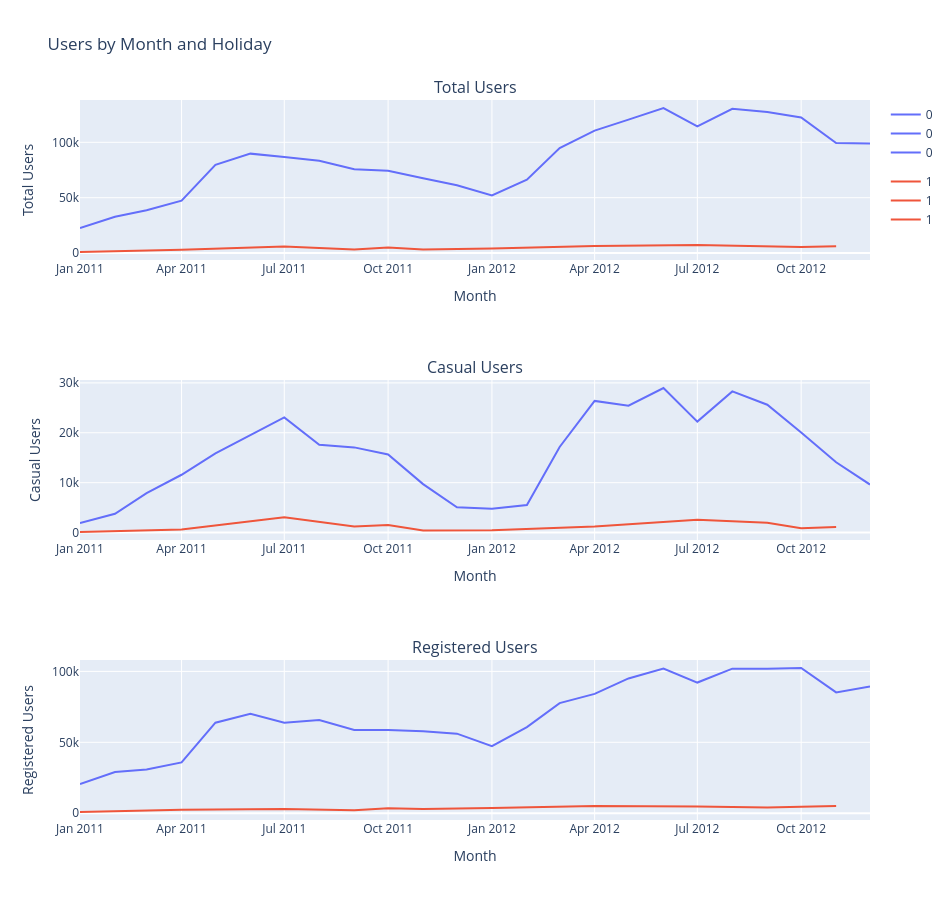

Notebook cell for this chart:
### Code cell
#Create subplots
fig = make_subplots(rows=3, cols=1, shared_xaxes=False,
                    subplot_titles=("Total Users", "Casual Users", "Registered Users"))

#Total Users
fig_total = px.line(df_monthly_holiday, x="year_month", y="count", color="holiday")
for trace in fig_total.data:
    fig.add_trace(trace, row=1, col=1)

#Casual Users
fig_casual = px.line(df_monthly_holiday, x="year_month", y="casual", color="holiday")
for trace in fig_casual.data:
    fig.add_trace(trace, row=2, col=1)

#Registered Users
fig_registered = px.line(df_monthly_holiday, x="year_month", y="registered", color="holiday")
for trace in fig_registered.data:
    fig.add_trace(trace, row=3, col=1)

for i in range(1, 4):
    fig.update_xaxes(title_text="Month", row=i, col=1)

fig.update_yaxes(title_text="Total Users", row=1, col=1)
fig.update_yaxes(title_text="Casual Users", row=2, col=1)
fig.update_yaxes(title_text="Registered Users", row=3, col=1)

fig.update_layout(
    height=900,
    width=950,
    title_text="Users by Month and Holiday",
    legend=dict(
        orientation="v",
        x=1.02,   
        y=1,
        xanchor="left",
        yanchor="top"
    )
)

fig.show()

### Figure 1 — Plotly figure (JSON) as saved in the notebook; plotly's stock layout.template omitted (floating-point values rounded to 4 significant figures)
{"data": [{"hovertemplate": "holiday=0<br>year_month=%{x}<br>count=%{y}<extra></extra>", "legendgroup": "0", "line": {"color": "#636efa", "dash": "solid"}, "marker": {"symbol": "circle"}, "mode": "lines", "name": "0", "orientation": "v", "showlegend": true, "type": "scatter", "x": ["2011-01-01T00:00:00.000000000", "2011-02-01T00:00:00.000000000", "2011-03-01T00:00:00.000000000", "2011-04-01T00:00:00.000000000", "2011-05-01T00:00:00.000000000", "2011-06-01T00:00:00.000000000", "2011-07-01T00:00:00.000000000", "2011-08-01T00:00:00.000000000", "2011-09-01T00:00:00.000000000", "2011-10-01T00:00:00.000000000", "2011-11-01T00:00:00.000000000", "2011-12-01T00:00:00.000000000", "2012-01-01T00:00:00.000000000", "2012-02-01T00:00:00.000000000", "2012-03-01T00:00:00.000000000", "2012-04-01T00:00:00.000000000", "2012-05-01T00:00:00.000000000", "2012-06-01T00:00:00.000000000", "2012-07-01T00:00:00.000000000", "2012-08-01T00:00:00.000000000", "2012-09-01T00:00:00.000000000", "2012-10-01T00:00:00.000000000", "2012-11-01T00:00:00.000000000", "2012-12-01T00:00:00.000000000"], "xaxis": "x", "y": [22552, 32844, 38735, 47391, 79713, 89776, 86805, 83296, 75753, 74405, 67521, 61183, 52083, 66269, 94766, 110515, 120434, 130957, 114366, 130220, 127391, 122434, 99282, 98977], "yaxis": "y"}, {"hovertemplate": "holiday=1<br>year_month=%{x}<br>count=%{y}<extra></extra>", "legendgroup": "1", "line": {"color": "#EF553B", "dash": "solid"}, "marker": {"symbol": "circle"}, "mode": "lines", "name": "1", "orientation": "v", "showlegend": true, "type": "scatter", "x": ["2011-01-01T00:00:00.000000000", "2011-04-01T00:00:00.000000000", "2011-07-01T00:00:00.000000000", "2011-09-01T00:00:00.000000000", "2011-10-01T00:00:00.000000000", "2011-11-01T00:00:00.000000000", "2012-01-01T00:00:00.000000000", "2012-04-01T00:00:00.000000000", "2012-07-01T00:00:00.000000000", "2012-09-01T00:00:00.000000000", "2012-10-01T00:00:00.000000000", "2012-11-01T00:00:00.000000000"], "xaxis": "x", "y": [1000, 3126, 6043, 3351, 5117, 3368, 4249, 6370, 7403, 6034, 5478, 6269], "yaxis": "y"}, {"hovertemplate": "holiday=0<br>year_month=%{x}<br>casual=%{y}<extra></extra>", "legendgroup": "0", "line": {"color": "#636efa", "dash": "solid"}, "marker": {"symbol": "circle"}, "mode": "lines", "name": "0", "orientation": "v", "showlegend": true, "type": "scatter", "x": ["2011-01-01T00:00:00.000000000", "2011-02-01T00:00:00.000000000", "2011-03-01T00:00:00.000000000", "2011-04-01T00:00:00.000000000", "2011-05-01T00:00:00.000000000", "2011-06-01T00:00:00.000000000", "2011-07-01T00:00:00.000000000", "2011-08-01T00:00:00.000000000", "2011-09-01T00:00:00.000000000", "2011-10-01T00:00:00.000000000", "2011-11-01T00:00:00.000000000", "2011-12-01T00:00:00.000000000", "2012-01-01T00:00:00.000000000", "2012-02-01T00:00:00.000000000", "2012-03-01T00:00:00.000000000", "2012-04-01T00:00:00.000000000", "2012-05-01T00:00:00.000000000", "2012-06-01T00:00:00.000000000", "2012-07-01T00:00:00.000000000", "2012-08-01T00:00:00.000000000", "2012-09-01T00:00:00.000000000", "2012-10-01T00:00:00.000000000", "2012-11-01T00:00:00.000000000", "2012-12-01T00:00:00.000000000"], "xaxis": "x2", "y": [1891, 3776, 7910, 11587, 15865, 19600, 23080, 17580, 17075, 15645, 9715, 5079, 4783, 5521, 17146, 26386, 25420, 28974, 22240, 28290, 25625, 20054, 14101, 9621], "yaxis": "y2"}, {"hovertemplate": "holiday=1<br>year_month=%{x}<br>casual=%{y}<extra></extra>", "legendgroup": "1", "line": {"color": "#EF553B", "dash": "solid"}, "marker": {"symbol": "circle"}, "mode": "lines", "name": "1", "orientation": "v", "showlegend": true, "type": "scatter", "x": ["2011-01-01T00:00:00.000000000", "2011-04-01T00:00:00.000000000", "2011-07-01T00:00:00.000000000", "2011-09-01T00:00:00.000000000", "2011-10-01T00:00:00.000000000", "2011-11-01T00:00:00.000000000", "2012-01-01T00:00:00.000000000", "2012-04-01T00:00:00.000000000", "2012-07-01T00:00:00.000000000", "2012-09-01T00:00:00.000000000", "2012-10-01T00:00:00.000000000", "2012-11-01T00:00:00.000000000"], "xaxis": "x2", "y": [117, 642, 3065, 1236, 1514, 440, 461, 1198, 2562, 1965, 874, 1097], "yaxis": "y2"}, {"hovertemplate": "holiday=0<br>year_month=%{x}<br>registered=%{y}<extra></extra>", "legendgroup": "0", "line": {"color": "#636efa", "dash": "solid"}, "marker": {"symbol": "circle"}, "mode": "lines", "name": "0", "orientation": "v", "showlegend": true, "type": "scatter", "x": ["2011-01-01T00:00:00.000000000", "2011-02-01T00:00:00.000000000", "2011-03-01T00:00:00.000000000", "2011-04-01T00:00:00.000000000", "2011-05-01T00:00:00.000000000", "2011-06-01T00:00:00.000000000", "2011-07-01T00:00:00.000000000", "2011-08-01T00:00:00.000000000", "2011-09-01T00:00:00.000000000", "2011-10-01T00:00:00.000000000", "2011-11-01T00:00:00.000000000", "2011-12-01T00:00:00.000000000", "2012-01-01T00:00:00.000000000", "2012-02-01T00:00:00.000000000", "2012-03-01T00:00:00.000000000", "2012-04-01T00:00:00.000000000", "2012-05-01T00:00:00.000000000", "2012-06-01T00:00:00.000000000", "2012-07-01T00:00:00.000000000", "2012-08-01T00:00:00.000000000", "2012-09-01T00:00:00.000000000", "2012-10-01T00:00:00.000000000", "2012-11-01T00:00:00.000000000", "2012-12-01T00:00:00.000000000"], "xaxis": "x3", "y": [20661, 29068, 30825, 35804, 63848, 70176, 63725, 65716, 58678, 58760, 57806, 56104, 47300, 60748, 77620, 84129, 95014, 101983, 92126, 101930, 101766, 102380, 85181, 89356], "yaxis": "y3"}, {"hovertemplate": "holiday=1<br>year_month=%{x}<br>registered=%{y}<extra></extra>", "legendgroup": "1", "line": {"color": "#EF553B", "dash": "solid"}, "marker": {"symbol": "circle"}, "mode": "lines", "name": "1", "orientation": "v", "showlegend": true, "type": "scatter", "x": ["2011-01-01T00:00:00.000000000", "2011-04-01T00:00:00.000000000", "2011-07-01T00:00:00.000000000", "2011-09-01T00:00:00.000000000", "2011-10-01T00:00:00.000000000", "2011-11-01T00:00:00.000000000", "2012-01-01T00:00:00.000000000", "2012-04-01T00:00:00.000000000", "2012-07-01T00:00:00.000000000", "2012-09-01T00:00:00.000000000", "2012-10-01T00:00:00.000000000", "2012-11-01T00:00:00.000000000"], "xaxis": "x3", "y": [883, 2484, 2978, 2115, 3603, 2928, 3788, 5172, 4841, 4069, 4604, 5172], "yaxis": "y3"}], "layout": {"annotations": [{"font": {"size": 16}, "showarrow": false, "text": "Total Users", "x": 0.5, "xanchor": "center", "xref": "paper", "y": 1, "yanchor": "bottom", "yref": "paper"}, {"font": {"size": 16}, "showarrow": false, "text": "Casual Users", "x": 0.5, "xanchor": "center", "xref": "paper", "y": 0.6111, "yanchor": "bottom", "yref": "paper"}, {"font": {"size": 16}, "showarrow": false, "text": "Registered Users", "x": 0.5, "xanchor": "center", "xref": "paper", "y": 0.2222, "yanchor": "bottom", "yref": "paper"}], "height": 900, "legend": {"orientation": "v", "x": 1.02, "xanchor": "left", "y": 1, "yanchor": "top"}, "title": {"text": "Users by Month and Holiday"}, "width": 950, "xaxis": {"anchor": "y", "domain": [0, 1], "title": {"text": "Month"}}, "xaxis2": {"anchor": "y2", "domain": [0, 1], "title": {"text": "Month"}}, "xaxis3": {"anchor": "y3", "domain": [0, 1], "title": {"text": "Month"}}, "yaxis": {"anchor": "x", "domain": [0.7778, 1], "title": {"text": "Total Users"}}, "yaxis2": {"anchor": "x2", "domain": [0.3889, 0.6111], "title": {"text": "Casual Users"}}, "yaxis3": {"anchor": "x3", "domain": [0, 0.2222], "title": {"text": "Registered Users"}}}}
